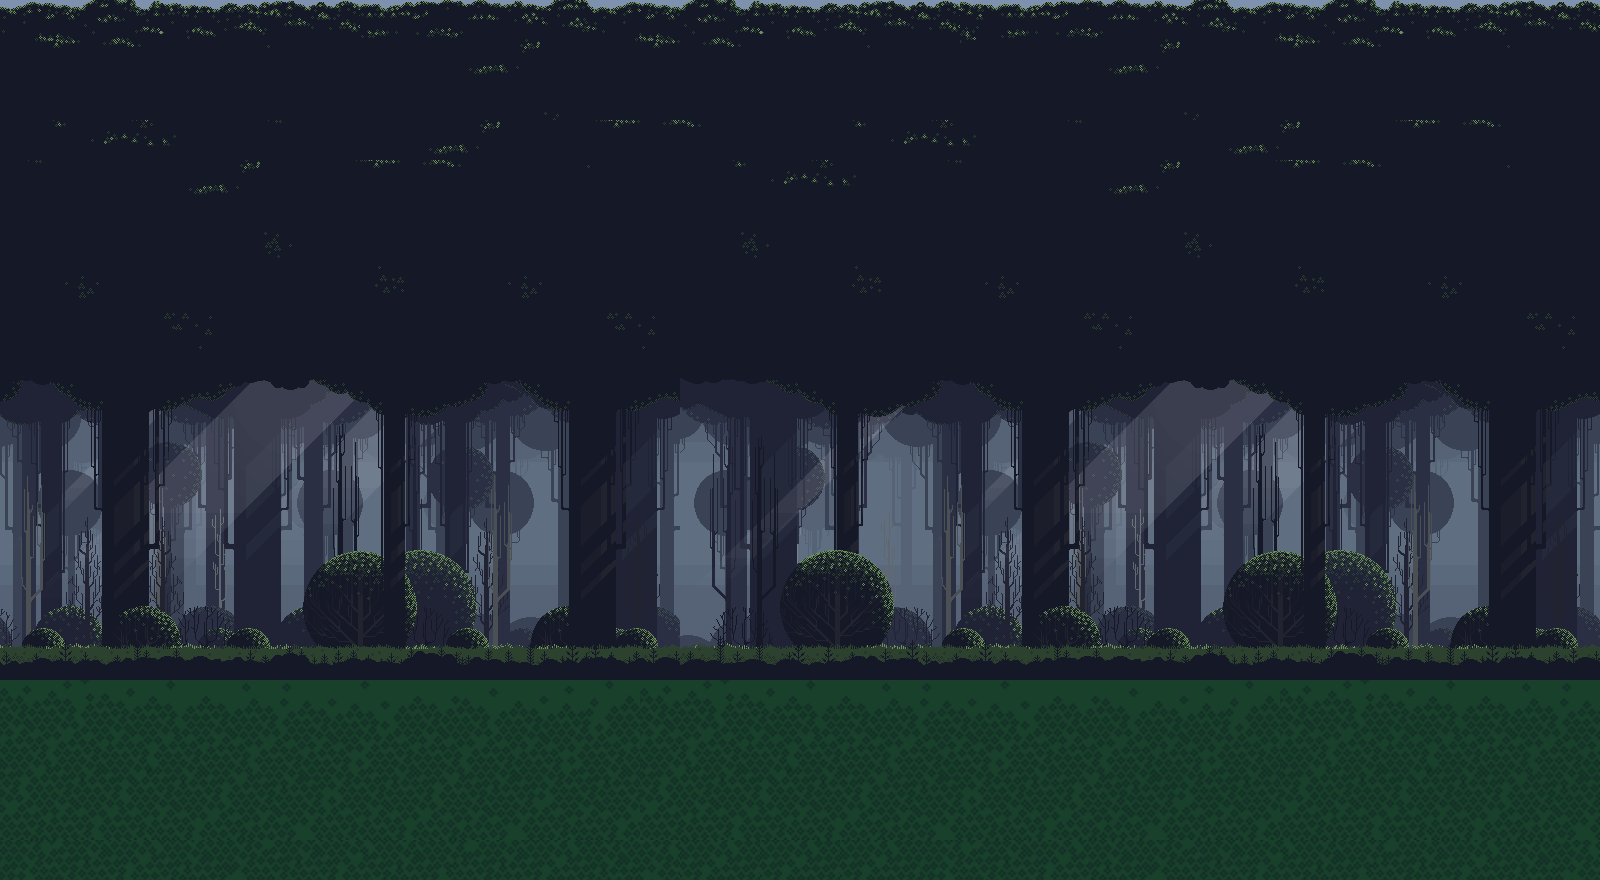

Below is a game level as drawn by its tile map, then a one-line description and the .tmx file that defines it, in full:
An orthogonal 40x22 tile map with 40x40 px tiles, 1 tile layer (Main), 3 tilesets.

<map version="1.10" tiledversion="1.11.0" orientation="orthogonal" renderorder="right-down" width="40" height="22" tilewidth="40" tileheight="40" infinite="0" nextlayerid="4" nextobjectid="1">
 <tileset firstgid="1" name="grass" tilewidth="40" tileheight="40" tilecount="2900" columns="58">
  <image source="../../graphics/Free Pixel Art Forest/PNG/Background layers/Layer_0001_8_1.png" width="2340" height="2000" />
 </tileset>
 <tileset firstgid="2901" name="Background" tilewidth="40" tileheight="40" tilecount="437" columns="23">
  <image source="../../graphics/Free Pixel Art Forest/Preview/Background.png" width="928" height="793" />
 </tileset>
 <tileset firstgid="3338" name="Layer_0001_8" tilewidth="40" tileheight="20" tilecount="897" columns="23">
  <image source="../../graphics/Free Pixel Art Forest/PNG/Background layers/Layer_0001_8.png" width="928" height="793" />
 </tileset>
 <layer id="1" name="Main" width="40" height="22">
  <data encoding="csv">
3030,3031,3032,3033,3034,3035,3036,3037,3038,3024,3025,3026,3027,3028,3029,3030,3031,3032,3033,3034,3035,3036,3037,3038,3023,3024,3025,3026,3027,3028,3029,3030,3031,3032,3033,3034,3035,3036,3037,3038,
3053,3054,3055,3056,3057,3058,3059,3060,3061,3047,3048,3049,3050,3051,3052,3053,3054,3055,3056,3057,3058,3059,3060,3061,3046,3047,3048,3049,3050,3051,3052,3053,3054,3055,3056,3057,3058,3059,3060,3061,
3076,3077,3078,3079,3080,3081,3082,3083,3084,3070,3071,3072,3073,3074,3075,3076,3077,3078,3079,3080,3081,3082,3083,3084,3069,3070,3071,3072,3073,3074,3075,3076,3077,3078,3079,3080,3081,3082,3083,3084,
3039,3040,3041,3042,3043,3044,3045,3046,3047,3048,3049,3050,3051,3052,3053,3054,3055,3056,3057,3058,3039,3040,3041,3042,3043,3044,3045,3046,3047,3048,3049,3050,3051,3052,3053,3054,3055,3056,3057,3058,
3045,3046,3047,3048,3049,3050,3051,3052,3053,3054,3055,3056,3057,3058,3059,3060,3061,3039,3040,3041,3042,3043,3044,3045,3046,3047,3048,3049,3050,3051,3052,3053,3054,3055,3056,3057,3058,3059,3060,3061,
3068,3069,3070,3071,3072,3073,3074,3075,3076,3077,3078,3079,3080,3081,3082,3083,3084,3062,3063,3064,3065,3066,3067,3068,3069,3070,3071,3072,3073,3074,3075,3076,3077,3078,3079,3080,3081,3082,3083,3084,
3091,3092,3093,3094,3095,3096,3097,3098,3099,3100,3101,3102,3103,3104,3105,3106,3107,3085,3086,3087,3088,3089,3090,3091,3092,3093,3094,3095,3096,3097,3098,3099,3100,3101,3102,3103,3104,3105,3106,3107,
3114,3115,3116,3117,3118,3119,3120,3121,3122,3123,3124,3125,3126,3127,3128,3129,3130,3108,3109,3110,3111,3112,3113,3114,3115,3116,3117,3118,3119,3120,3121,3122,3123,3124,3125,3126,3127,3128,3129,3130,
3137,3138,3139,3140,3141,3142,3143,3144,3145,3146,3147,3148,3149,3150,3151,3152,3153,3131,3132,3133,3134,3135,3136,3137,3138,3139,3140,3141,3142,3143,3144,3145,3146,3147,3148,3149,3150,3151,3152,3153,
3160,3161,3162,3163,3164,3165,3166,3167,3168,3169,3170,3171,3172,3173,3174,3175,3176,3154,3155,3156,3157,3158,3159,3160,3161,3162,3163,3164,3165,3166,3167,3168,3169,3170,3171,3172,3173,3174,3175,3176,
3183,3184,3185,3186,3187,3188,3189,3190,3191,3192,3193,3194,3195,3196,3197,3198,3199,3177,3178,3179,3180,3181,3182,3183,3184,3185,3186,3187,3188,3189,3190,3191,3192,3193,3194,3195,3196,3197,3198,3199,
3206,3207,3208,3209,3210,3211,3212,3213,3214,3215,3216,3217,3218,3219,3220,3221,3222,3200,3201,3202,3203,3204,3205,3206,3207,3208,3209,3210,3211,3212,3213,3214,3215,3216,3217,3218,3219,3220,3221,3222,
3229,3230,3231,3232,3233,3234,3235,3236,3237,3238,3239,3240,3241,3242,3243,3244,3245,3223,3224,3225,3226,3227,3228,3229,3230,3231,3232,3233,3234,3235,3236,3237,3238,3239,3240,3241,3242,3243,3244,3245,
3252,3253,3254,3255,3256,3257,3258,3259,3260,3261,3262,3263,3264,3265,3266,3267,3268,3246,3247,3248,3249,3250,3251,3252,3253,3254,3255,3256,3257,3258,3259,3260,3261,3262,3263,3264,3265,3266,3267,3268,
3275,3276,3277,3278,3279,3280,3281,3282,3283,3284,3285,3286,3287,3288,3289,3290,3291,3269,3270,3271,3272,3273,3274,3275,3276,3277,3278,3279,3280,3281,3282,3283,3284,3285,3286,3287,3288,3289,3290,3291,
3298,3299,3300,3301,3302,3303,3304,3305,3306,3307,3308,3309,3310,3311,3312,3313,3314,3292,3293,3294,3295,3296,3297,3298,3299,3300,3301,3302,3303,3304,3305,3306,3307,3308,3309,3310,3311,3312,3313,3314,
3321,3322,3323,3324,3325,3326,3327,3328,3329,3330,3331,3332,3333,3334,3335,3336,3337,3315,3316,3317,3318,3319,3320,3321,3322,3323,3324,3325,3326,3327,3328,3329,3330,3331,3332,3333,3334,3335,3336,3337,
2685,2686,2687,2688,2689,2690,2691,2692,2693,2694,2695,2696,2697,2698,2699,2700,2685,2686,2687,2688,2689,2690,2691,2692,2693,2694,2695,2696,2697,2698,2699,2700,2685,2686,2687,2688,2689,2690,2691,2692,
2743,2744,2745,2746,2747,2748,2749,2750,2751,2752,2753,2754,2755,2756,2757,2758,2743,2744,2745,2746,2747,2748,2749,2750,2751,2752,2753,2754,2755,2756,2757,2758,2743,2744,2745,2746,2747,2748,2749,2750,
2801,2802,2803,2804,2805,2806,2807,2808,2809,2810,2811,2812,2813,2814,2815,2816,2801,2802,2803,2804,2805,2806,2807,2808,2809,2810,2811,2812,2813,2814,2815,2816,2801,2802,2803,2804,2805,2806,2807,2808,
2859,2860,2861,2862,2863,2864,2865,2866,2867,2868,2869,2870,2871,2872,2873,2874,2859,2860,2861,2862,2863,2864,2865,2866,2867,2868,2869,2870,2871,2872,2873,2874,2859,2860,2861,2862,2863,2864,2865,2866,
2814,2815,2816,2817,2818,2819,2820,2821,2822,2823,2824,2825,2826,2827,2828,2829,2830,2827,2828,2827,2828,2827,2828,2814,2815,2816,2817,2818,2819,2820,2821,2822,2823,2824,2825,2826,2827,2828,2829,2830
</data>
 </layer>
</map>
